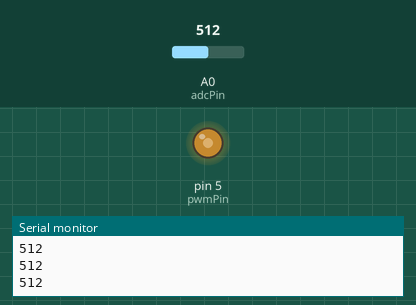
Bench run of a sketch on a simulated Arduino Uno, built with avr-gcc and run on an emulated ATmega328P. On the bench: output pins drawn as LEDs (lit = HIGH), the last lines printed to the serial monitor. The inputs (shaded band) are chosen by the test bench; at power-on: A0 (adcPin) = 512.

Above: at 1.2 s.
1.3 s: A0 (adcPin) set to 716
At 2.0 s:
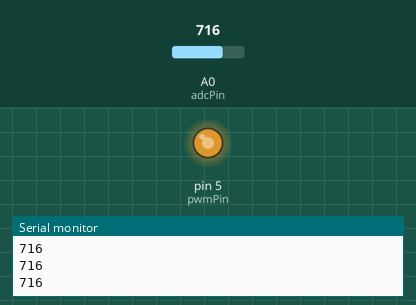
2.8 s: A0 (adcPin) set to 900
At 3.4 s:
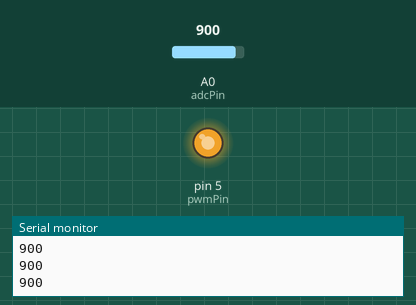
4.3 s: A0 (adcPin) set to 122
At 4.8 s:
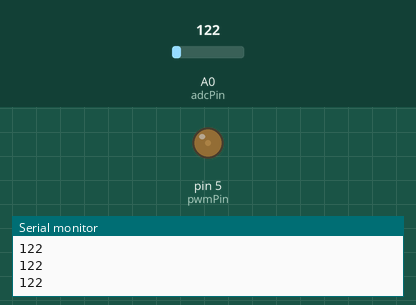
5.8 s: A0 (adcPin) set to 0
At 6.1 s:
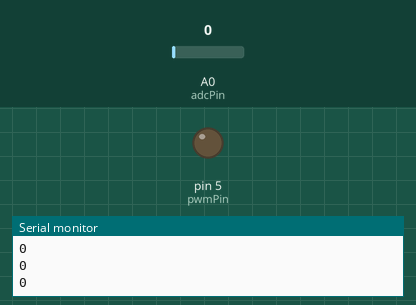
7.3 s: A0 (adcPin) set to 511
At 8.4 s:
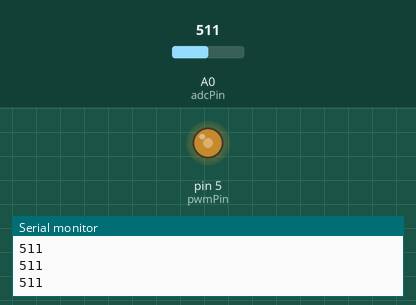
Timing chart, 0 to 9.8 s (numbered marks = the images above; inputs shaded):
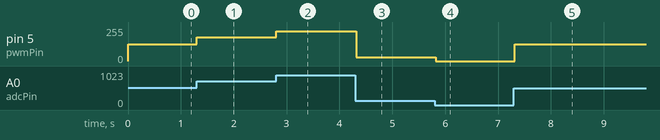

Measured:
- after the input at 1.3 s, pin 5 (pwmPin): 127/255 → 178/255 at once
- after the input at 2.8 s, pin 5 (pwmPin): 178/255 → 224/255 at once
- after the input at 4.3 s, pin 5 (pwmPin): 224/255 → 30/255 at once
- after the input at 5.8 s, pin 5 (pwmPin): 30/255 → 0/255 at once
- after the input at 7.3 s, pin 5 (pwmPin): 0/255 → 127/255 at once

The sketch:

analogInOut_serial.ino
```cpp
//simple test with one analog sensor (pot) and one pwm (led)

//same as analogInOut but with added Serial port to send back values.
//open Arduino IDE serial monitor and set baudrate there to 9600.
//you should see the values 0-1023 printed there as you turn the pot.

byte pwmPin= 5;        //mega168 pin: 11
byte adcPin= A0;       //mega168 pin: 23

void setup() {
  Serial.begin(9600);
  pinMode(pwmPin, OUTPUT);  //enable pwm pin as an output. pins are input by default
}
void loop() {
  int val= analogRead(adcPin);  //read a value from the analog sensor (0-1023)
  Serial.println(val);
  analogWrite(pwmPin, map(val, 0, 1023, 0, 255));   //we need to scale down from 0-1023 to 0-255
  //if dimming is weak try to calibrate the input range (0-1023) to match the min/max values you read in
  delay(20);
}
```
